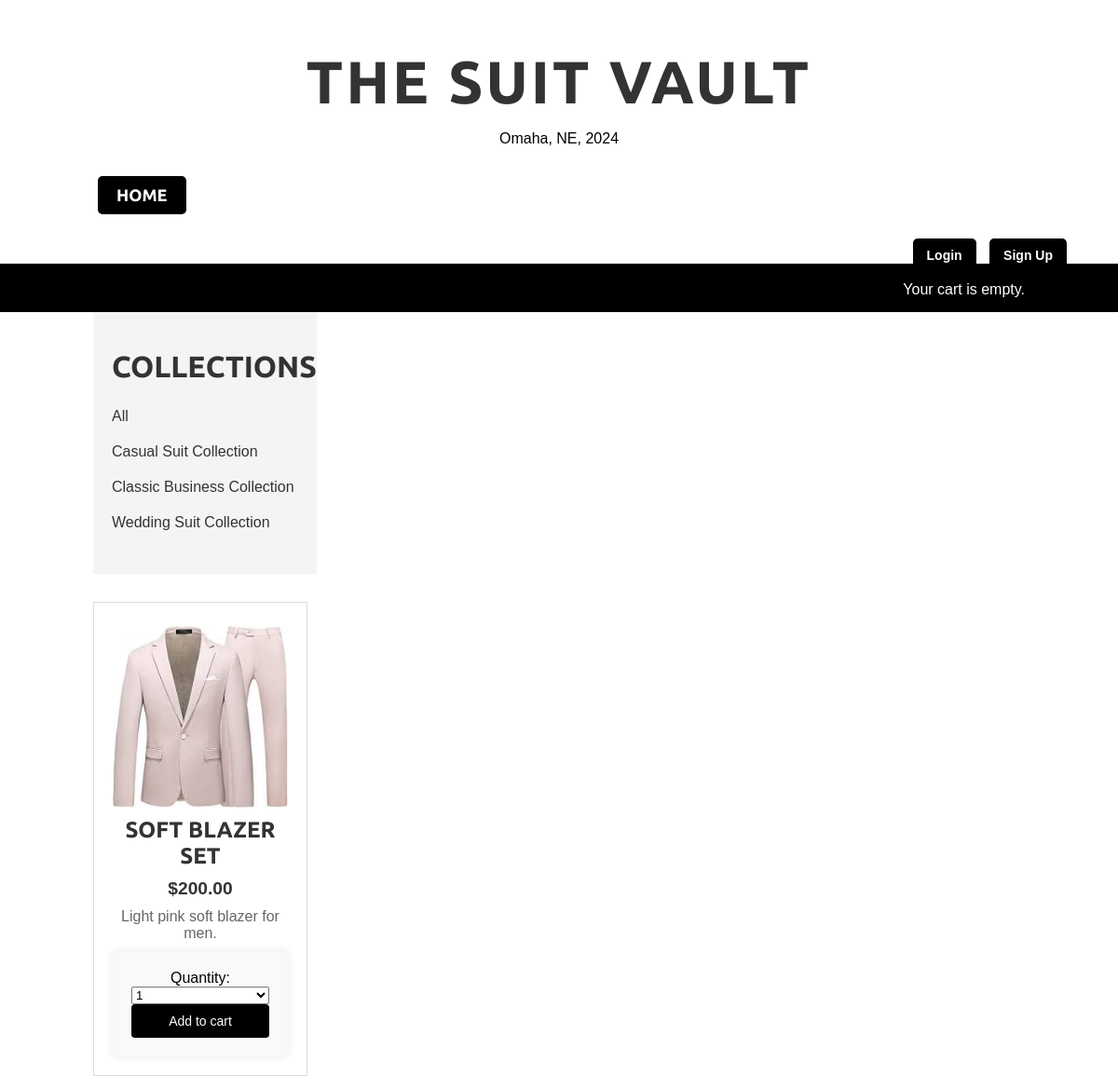
Screenshot of /collections/casual-suit-collection/ with the database file from the repository.
### shop/models.py (models this page shows, shortened)
class Collection(models.Model):  # Changed from Category to Collection
    name = models.CharField(max_length=200, db_index=True)
    slug = models.SlugField(max_length=200, unique=True)
    class Meta:
        ordering = ('name',)
        verbose_name = 'collection'  # Changed from 'category' to 'collection'
        verbose_name_plural = 'collections'  # Changed from 'categories' to 'collections'

class Product(models.Model):
    SIZE_CHOICES = [
        ('S', 'Small'),
        ('M', 'Medium'),
        ('L', 'Large'),
        ('XL', 'Extra Large'),
    ]
    collection = models.ForeignKey(Collection, related_name='products', on_delete=models.CASCADE)  # Changed 'category' to 'collection'
    name = models.CharField(max_length=200, db_index=True)
    slug = models.SlugField(max_length=200, db_index=True)
    image = models.ImageField(upload_to='products/%Y/%m/%d', blank=True)
    size = models.CharField(max_length=2, choices=SIZE_CHOICES, default='M')
    color = models.CharField(max_length=50, null=True, blank=True)
    description = models.TextField(blank=True)
    care_instructions = models.TextField(default="Dry clean only")
    price = models.DecimalField(max_digits=10, decimal_places=2)
    available = models.BooleanField(default=True)
    created = models.DateTimeField(auto_now_add=True)
    updated = models.DateTimeField(auto_now=True)
    quantity = models.IntegerField(default=2)
    class Meta:
        ordering = ('name',)
        index_together = (('id', 'slug'),)

### shop/views.py (the view)
# urls.py: path('', views.product_list, name='product_list'),
def product_list(request, collection_slug=None):
    collection = None
    collections = Collection.objects.all()
    products = Product.objects.filter(available=True)
    if collection_slug:
        collection = get_object_or_404(Collection, slug=collection_slug)
        products = products.filter(collection=collection)
    cart = Cart(request)
    for product in products:
        product.cart_product_form = CartAddProductForm()
    return render(request, 'shop/product/list.html', {
        'collection': collection,
        'collections': collections,
        'products': products,
        'cart': cart
    })

### cart/cart.py (called while the page is built)
    def __len__(self):
        return sum(item['quantity'] for item in self.cart.values())

### shop/templates/shop/product/list.html (shortened to what this page needs)
{% extends "shop/base.html" %}
{% load static %}
{% block content %}
    <div class="collections">
        <h2>Collections</h2>
        <ul>
            <li><a href="{% url 'shop:product_list' %}">All</a></li>
            {% for col in collections %}
                <li><a href="{% url 'shop:product_list_by_collection' col.slug %}">{{ col.name }}</a></li>
            {% endfor %}
        </ul>
    </div>
    <div class="product-list">
        {% for product in products %}
        <div class="product-detail">
            <img src="{% if product.image %}{{ product.image.url }}{% else %}{% static 'img/no_image.png' %}{% endif %}" alt="{{ product.name }}">
            <h2>{{ product.name }}</h2>
            <p class="price">${{ product.price }}</p>
            <p>{{ product.description|linebreaks }}</p>
            <form action="{% url 'cart:cart_add' product.id %}" method="post">
                {{ product.cart_product_form }}
                <input type="submit" value="Add to cart">
            </form>
        </div>
        {% endfor %}
    </div>
{% endblock %}

### static/css/base.css (style rules this page uses)
body { margin: 0; padding: 0; font-family: helvetica, sans-serif; }
h2 { font-family: 'Ubuntu', sans-serif; font-weight: 900; font-size: 2rem; margin-top: 20px; margin-bottom: 10px; color: #333; text-transform: uppercase; }
a { text-decoration: none; color: #000; }
a.button, input[type="submit"] { color: #fff; background: #000; border-radius: 4px; padding: 10px 20px; font-size: 14px; border: 0; }
.collections { float: left; width: 20%; padding: 20px; background-color: #f4f4f4; margin-right: 20px; }
.collections h2 { margin-bottom: 15px; }
.collections ul { list-style: none; padding: 0; }
.collections ul li { margin: 0; padding: 10px 0; }
.collections ul li a { color: #333; text-decoration: none; }
.product-list { float: left; width: 75%; display: flex; flex-wrap: wrap; gap: 20px; overflow: visible; margin-top: 20px; }
.product-detail { border: 1px solid #ddd; padding: 20px; width: calc(33.333% - 20px); box-sizing: border-box; text-align: center; margin-top: 10px; overflow: visible; }
.product-detail img { width: 100%; height: auto; object-fit: contain; margin-bottom: 10px; display: block; padding-top: 5px; }
.product-detail h2 { margin-top: 10px; font-size: 1.5rem; }
.product-detail .price { color: #333; font-size: 1.2rem; font-weight: bold; margin: 10px 0; }
.product-detail p { font-size: 1rem; color: #666; margin: 10px 0; }
form { background: #f9f9f9; padding: 20px; border-radius: 5px; box-shadow: 0 0 10px rgba(0, 0, 0, 0.1); }
h2 { font-weight: bold; }
form { display: flex; flex-direction: column; background: #f9f9f9; padding: 20px; border-radius: 5px; box-shadow: 0 0 10px rgba(0, 0, 0, 0.1); max-width: 500px; margin: 0 auto; }

### rows the page displays
Collection: name "Casual Suit Collection"
Collection: name "Classic Business Collection"
Collection: name "Wedding Suit Collection"
Product: image (picture), name "SOFT BLAZER SET", price "200.00", description "Light pink soft blazer for men."
